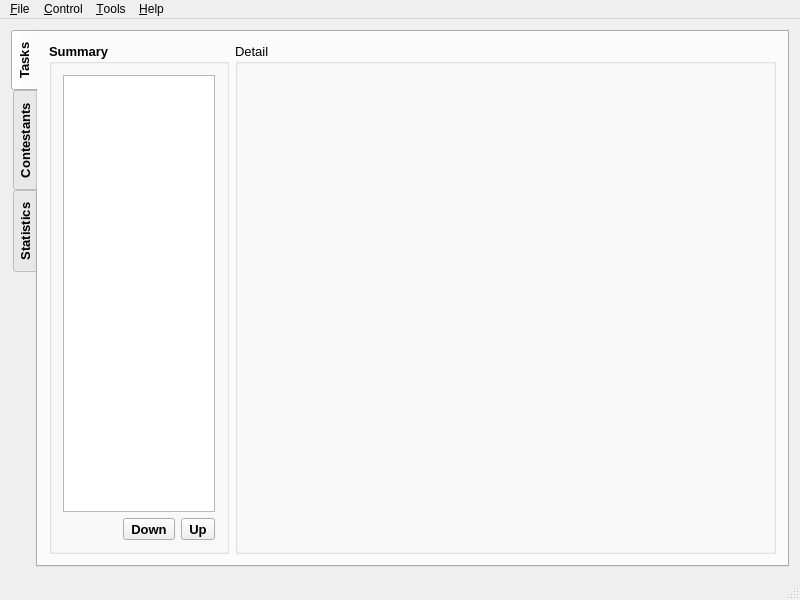
<?xml version="1.0" encoding="UTF-8"?>
<ui version="4.0">
 <class>LemonLime</class>
 <widget class="QMainWindow" name="LemonLime">
  <property name="geometry">
   <rect>
    <x>0</x>
    <y>0</y>
    <width>800</width>
    <height>600</height>
   </rect>
  </property>
  <property name="minimumSize">
   <size>
    <width>725</width>
    <height>510</height>
   </size>
  </property>
  <property name="windowTitle">
   <string>LemonLime</string>
  </property>
  <property name="windowIcon">
   <iconset>
    <normaloff>:/icon/icon.png</normaloff>:/icon/icon.png</iconset>
  </property>
  <widget class="QWidget" name="centralWidget">
   <layout class="QHBoxLayout" name="horizontalLayout">
    <item>
     <widget class="QTabWidget" name="tabWidget">
      <property name="enabled">
       <bool>true</bool>
      </property>
      <property name="font">
       <font>
        <pointsize>10</pointsize>
        <bold>true</bold>
       </font>
      </property>
      <property name="autoFillBackground">
       <bool>false</bool>
      </property>
      <property name="tabPosition">
       <enum>QTabWidget::TabPosition::West</enum>
      </property>
      <property name="tabShape">
       <enum>QTabWidget::TabShape::Rounded</enum>
      </property>
      <property name="currentIndex">
       <number>0</number>
      </property>
      <property name="elideMode">
       <enum>Qt::TextElideMode::ElideNone</enum>
      </property>
      <property name="documentMode">
       <bool>false</bool>
      </property>
      <property name="tabsClosable">
       <bool>false</bool>
      </property>
      <property name="movable">
       <bool>false</bool>
      </property>
      <property name="tabBarAutoHide">
       <bool>false</bool>
      </property>
      <widget class="QWidget" name="tasksTab">
       <attribute name="title">
        <string>Tasks</string>
       </attribute>
       <layout class="QHBoxLayout" name="horizontalLayout_2">
        <item>
         <widget class="QGroupBox" name="taskBox">
          <property name="sizePolicy">
           <sizepolicy hsizetype="Expanding" vsizetype="Preferred">
            <horstretch>1</horstretch>
            <verstretch>0</verstretch>
           </sizepolicy>
          </property>
          <property name="minimumSize">
           <size>
            <width>176</width>
            <height>387</height>
           </size>
          </property>
          <property name="title">
           <string>Summary</string>
          </property>
          <layout class="QVBoxLayout" name="verticalLayout_2">
           <item>
            <widget class="SummaryTree" name="summary">
             <property name="font">
              <font>
               <pointsize>10</pointsize>
               <bold>false</bold>
              </font>
             </property>
             <property name="contextMenuPolicy">
              <enum>Qt::ContextMenuPolicy::DefaultContextMenu</enum>
             </property>
             <property name="statusTip">
              <string>Viewing tasks...</string>
             </property>
             <attribute name="headerVisible">
              <bool>false</bool>
             </attribute>
             <column>
              <property name="text">
               <string notr="true">1</string>
              </property>
             </column>
            </widget>
           </item>
           <item>
            <layout class="QHBoxLayout" name="horizontalLayout_7">
             <item>
              <spacer name="horizontalSpacer_2">
               <property name="orientation">
                <enum>Qt::Orientation::Horizontal</enum>
               </property>
               <property name="sizeHint" stdset="0">
                <size>
                 <width>40</width>
                 <height>20</height>
                </size>
               </property>
              </spacer>
             </item>
             <item>
              <widget class="QToolButton" name="moveDownButton">
               <property name="statusTip">
                <string>Move down this task...</string>
               </property>
               <property name="text">
                <string>Down</string>
               </property>
               <property name="icon">
                <iconset resource="../../resource.qrc">
                 <normaloff>:/icon/go-down.llsvg</normaloff>:/icon/go-down.llsvg</iconset>
               </property>
              </widget>
             </item>
             <item>
              <widget class="QToolButton" name="moveUpButton">
               <property name="statusTip">
                <string>Move up this task...</string>
               </property>
               <property name="text">
                <string>Up</string>
               </property>
               <property name="icon">
                <iconset resource="../../resource.qrc">
                 <normaloff>:/icon/go-up.llsvg</normaloff>:/icon/go-up.llsvg</iconset>
               </property>
              </widget>
             </item>
            </layout>
           </item>
          </layout>
         </widget>
        </item>
        <item>
         <widget class="QGroupBox" name="editBox">
          <property name="sizePolicy">
           <sizepolicy hsizetype="Expanding" vsizetype="Preferred">
            <horstretch>3</horstretch>
            <verstretch>0</verstretch>
           </sizepolicy>
          </property>
          <property name="font">
           <font>
            <pointsize>10</pointsize>
            <bold>false</bold>
           </font>
          </property>
          <property name="title">
           <string>Detail</string>
          </property>
          <layout class="QVBoxLayout" name="verticalLayout_8">
           <item>
            <widget class="QStackedWidget" name="editWidget">
             <property name="contextMenuPolicy">
              <enum>Qt::ContextMenuPolicy::NoContextMenu</enum>
             </property>
             <property name="statusTip">
              <string>Editing task details...</string>
             </property>
             <property name="currentIndex">
              <number>2</number>
             </property>
             <widget class="QWidget" name="nullPage"/>
             <widget class="TaskEditWidget" name="taskEdit"/>
             <widget class="TestCaseEditWidget" name="testCaseEdit"/>
            </widget>
           </item>
          </layout>
         </widget>
        </item>
       </layout>
      </widget>
      <widget class="QWidget" name="contestantsTab">
       <attribute name="title">
        <string>Contestants</string>
       </attribute>
       <layout class="QVBoxLayout" name="verticalLayout">
        <item>
         <widget class="ResultViewer" name="resultViewer">
          <property name="font">
           <font>
            <pointsize>10</pointsize>
            <bold>false</bold>
           </font>
          </property>
          <property name="statusTip">
           <string>Contestant List...</string>
          </property>
          <property name="editTriggers">
           <set>QAbstractItemView::EditTrigger::NoEditTriggers</set>
          </property>
          <property name="tabKeyNavigation">
           <bool>false</bool>
          </property>
          <property name="selectionMode">
           <enum>QAbstractItemView::SelectionMode::ExtendedSelection</enum>
          </property>
          <property name="selectionBehavior">
           <enum>QAbstractItemView::SelectionBehavior::SelectItems</enum>
          </property>
          <property name="verticalScrollMode">
           <enum>QAbstractItemView::ScrollMode::ScrollPerPixel</enum>
          </property>
          <property name="horizontalScrollMode">
           <enum>QAbstractItemView::ScrollMode::ScrollPerPixel</enum>
          </property>
          <property name="showGrid">
           <bool>false</bool>
          </property>
          <property name="sortingEnabled">
           <bool>true</bool>
          </property>
          <property name="cornerButtonEnabled">
           <bool>false</bool>
          </property>
          <attribute name="horizontalHeaderMinimumSectionSize">
           <number>75</number>
          </attribute>
          <attribute name="horizontalHeaderHighlightSections">
           <bool>false</bool>
          </attribute>
          <attribute name="verticalHeaderVisible">
           <bool>false</bool>
          </attribute>
          <attribute name="verticalHeaderMinimumSectionSize">
           <number>25</number>
          </attribute>
          <attribute name="verticalHeaderDefaultSectionSize">
           <number>27</number>
          </attribute>
         </widget>
        </item>
        <item>
         <layout class="QHBoxLayout" name="horizontalLayout_4">
          <item>
           <widget class="QPushButton" name="cleanupButton">
            <property name="minimumSize">
             <size>
              <width>120</width>
              <height>0</height>
             </size>
            </property>
            <property name="font">
             <font>
              <pointsize>10</pointsize>
              <bold>false</bold>
             </font>
            </property>
            <property name="statusTip">
             <string>Cleanup the files of all contestants...</string>
            </property>
            <property name="text">
             <string>Clean Up Files</string>
            </property>
            <property name="icon">
             <iconset resource="../../resource.qrc">
              <normaloff>:/icon/view-sort.llsvg</normaloff>:/icon/view-sort.llsvg</iconset>
            </property>
           </widget>
          </item>
          <item>
           <spacer name="horizontalSpacer">
            <property name="orientation">
             <enum>Qt::Orientation::Horizontal</enum>
            </property>
            <property name="sizeHint" stdset="0">
             <size>
              <width>468</width>
              <height>20</height>
             </size>
            </property>
           </spacer>
          </item>
          <item>
           <widget class="QPushButton" name="refreshButton">
            <property name="minimumSize">
             <size>
              <width>120</width>
              <height>0</height>
             </size>
            </property>
            <property name="font">
             <font>
              <pointsize>10</pointsize>
              <bold>false</bold>
             </font>
            </property>
            <property name="statusTip">
             <string>Refresh the contestant list...</string>
            </property>
            <property name="text">
             <string>Refresh</string>
            </property>
            <property name="icon">
             <iconset resource="../../resource.qrc">
              <normaloff>:/icon/view-refresh.llsvg</normaloff>:/icon/view-refresh.llsvg</iconset>
            </property>
           </widget>
          </item>
          <item>
           <widget class="QPushButton" name="judgeUnjudgedButton">
            <property name="sizePolicy">
             <sizepolicy hsizetype="Minimum" vsizetype="Fixed">
              <horstretch>0</horstretch>
              <verstretch>0</verstretch>
             </sizepolicy>
            </property>
            <property name="minimumSize">
             <size>
              <width>120</width>
              <height>0</height>
             </size>
            </property>
            <property name="font">
             <font>
              <pointsize>10</pointsize>
              <bold>false</bold>
             </font>
            </property>
            <property name="statusTip">
             <string>Judge unjudged...</string>
            </property>
            <property name="text">
             <string>Judge Unjudged</string>
            </property>
            <property name="icon">
             <iconset resource="../../resource.qrc">
              <normaloff>:/icon/edit-find-replace.llsvg</normaloff>:/icon/edit-find-replace.llsvg</iconset>
            </property>
           </widget>
          </item>
          <item>
           <widget class="QPushButton" name="judgeButton">
            <property name="enabled">
             <bool>false</bool>
            </property>
            <property name="minimumSize">
             <size>
              <width>120</width>
              <height>0</height>
             </size>
            </property>
            <property name="font">
             <font>
              <pointsize>10</pointsize>
              <bold>false</bold>
             </font>
            </property>
            <property name="statusTip">
             <string>Judge selected area...</string>
            </property>
            <property name="text">
             <string>Judge Selected</string>
            </property>
            <property name="icon">
             <iconset resource="../../resource.qrc">
              <normaloff>:/icon/edit-find.llsvg</normaloff>:/icon/edit-find.llsvg</iconset>
            </property>
           </widget>
          </item>
          <item>
           <widget class="QPushButton" name="judgeAllButton">
            <property name="enabled">
             <bool>false</bool>
            </property>
            <property name="minimumSize">
             <size>
              <width>120</width>
              <height>0</height>
             </size>
            </property>
            <property name="font">
             <font>
              <pointsize>10</pointsize>
              <bold>false</bold>
             </font>
            </property>
            <property name="statusTip">
             <string>Judge all contestants...</string>
            </property>
            <property name="text">
             <string>Judge All</string>
            </property>
            <property name="icon">
             <iconset resource="../../resource.qrc">
              <normaloff>:/icon/code-function.llsvg</normaloff>:/icon/code-function.llsvg</iconset>
            </property>
           </widget>
          </item>
         </layout>
        </item>
       </layout>
      </widget>
      <widget class="QWidget" name="statisticsTab">
       <attribute name="title">
        <string>Statistics</string>
       </attribute>
       <layout class="QHBoxLayout" name="horizontalLayout_3">
        <item>
         <widget class="StatisticsBrowser" name="statisticsBrowser" native="true">
          <property name="font">
           <font>
            <pointsize>10</pointsize>
            <bold>false</bold>
           </font>
          </property>
          <property name="statusTip">
           <string>The Statistics Browser...</string>
          </property>
         </widget>
        </item>
       </layout>
      </widget>
     </widget>
    </item>
   </layout>
  </widget>
  <widget class="QMenuBar" name="menuBar">
   <property name="geometry">
    <rect>
     <x>0</x>
     <y>0</y>
     <width>1183</width>
     <height>21</height>
    </rect>
   </property>
   <widget class="QMenu" name="fileMenu">
    <property name="font">
     <font>
      <pointsize>10</pointsize>
     </font>
    </property>
    <property name="statusTip">
     <string>Open / Close / Rename contest and etc</string>
    </property>
    <property name="title">
     <string>&amp;File</string>
    </property>
    <addaction name="newAction"/>
    <addaction name="openAction"/>
    <addaction name="saveAction"/>
    <addaction name="closeAction"/>
    <addaction name="separator"/>
    <addaction name="openFolderAction"/>
    <addaction name="actionChangeContestName"/>
    <addaction name="separator"/>
    <addaction name="exitAction"/>
   </widget>
   <widget class="QMenu" name="controlMenu">
    <property name="title">
     <string>&amp;Control</string>
    </property>
    <addaction name="judgeAllAction"/>
    <addaction name="judgeAction"/>
    <addaction name="judgeUnjudgedAction"/>
    <addaction name="judgeGreyAction"/>
    <addaction name="judgeMagentaAction"/>
    <addaction name="separator"/>
    <addaction name="cleanupAction"/>
    <addaction name="refreshAction"/>
    <addaction name="separator"/>
    <addaction name="addTasksAction"/>
    <addaction name="exportAction"/>
    <addaction name="separator"/>
    <addaction name="actionExportStatistics"/>
   </widget>
   <widget class="QMenu" name="toolsMenu">
    <property name="font">
     <font>
      <pointsize>10</pointsize>
     </font>
    </property>
    <property name="title">
     <string>&amp;Tools</string>
    </property>
    <addaction name="actionOnlineServer"/>
    <addaction name="separator"/>
    <addaction name="optionsAction"/>
   </widget>
   <widget class="QMenu" name="helpMenu">
    <property name="font">
     <font>
      <pointsize>10</pointsize>
     </font>
    </property>
    <property name="title">
     <string>&amp;Help</string>
    </property>
    <widget class="QMenu" name="menuGuides">
     <property name="statusTip">
      <string>LemonLime Guides...</string>
     </property>
     <property name="title">
      <string>&amp;Guides</string>
     </property>
     <property name="icon">
      <iconset resource="../../resource.qrc">
       <normaloff>:/icon/system-help.llsvg</normaloff>:/icon/system-help.llsvg</iconset>
     </property>
     <addaction name="actionManual"/>
     <addaction name="separator"/>
     <addaction name="actionMore"/>
    </widget>
    <addaction name="menuGuides"/>
    <addaction name="separator"/>
    <addaction name="aboutAction"/>
   </widget>
   <addaction name="fileMenu"/>
   <addaction name="controlMenu"/>
   <addaction name="toolsMenu"/>
   <addaction name="helpMenu"/>
  </widget>
  <widget class="QStatusBar" name="statusBar"/>
  <action name="newAction">
   <property name="icon">
    <iconset resource="../../resource.qrc">
     <normaloff>:/icon/document-new.llsvg</normaloff>:/icon/document-new.llsvg</iconset>
   </property>
   <property name="text">
    <string>&amp;New Contest</string>
   </property>
   <property name="statusTip">
    <string>Make a new contest...</string>
   </property>
  </action>
  <action name="openAction">
   <property name="icon">
    <iconset resource="../../resource.qrc">
     <normaloff>:/icon/quickopen-file.llsvg</normaloff>:/icon/quickopen-file.llsvg</iconset>
   </property>
   <property name="text">
    <string>&amp;Open Existing Contest</string>
   </property>
   <property name="statusTip">
    <string>Open an existing contest...</string>
   </property>
  </action>
  <action name="exitAction">
   <property name="icon">
    <iconset resource="../../resource.qrc">
     <normaloff>:/icon/application-exit.llsvg</normaloff>:/icon/application-exit.llsvg</iconset>
   </property>
   <property name="text">
    <string>E&amp;xit</string>
   </property>
   <property name="statusTip">
    <string>Exit LemonLime...</string>
   </property>
  </action>
  <action name="optionsAction">
   <property name="icon">
    <iconset resource="../../resource.qrc">
     <normaloff>:/icon/configure.llsvg</normaloff>:/icon/configure.llsvg</iconset>
   </property>
   <property name="text">
    <string>&amp;Settings</string>
   </property>
   <property name="statusTip">
    <string>LemonLime Settings...</string>
   </property>
  </action>
  <action name="actionOnlineServer">
   <property name="icon">
    <iconset resource="../../resource.qrc">
     <normaloff>:/icon/globe.llsvg</normaloff>:/icon/globe.llsvg</iconset>
   </property>
   <property name="text">
    <string>在线提交服务...</string>
   </property>
   <property name="statusTip">
    <string>启动 HTTP 服务，让学生通过浏览器提交代码</string>
   </property>
  </action>
  <action name="aboutAction">
   <property name="icon">
    <iconset resource="../../resource.qrc">
     <normaloff>:/icon/help-about.llsvg</normaloff>:/icon/help-about.llsvg</iconset>
   </property>
   <property name="text">
    <string>&amp;About</string>
   </property>
   <property name="statusTip">
    <string>About LemonLime...</string>
   </property>
  </action>
  <action name="judgeAction">
   <property name="enabled">
    <bool>false</bool>
   </property>
   <property name="icon">
    <iconset resource="../../resource.qrc">
     <normaloff>:/icon/edit-find.llsvg</normaloff>:/icon/edit-find.llsvg</iconset>
   </property>
   <property name="text">
    <string>&amp;Judge Selected</string>
   </property>
   <property name="statusTip">
    <string>Judge selected area...</string>
   </property>
  </action>
  <action name="judgeAllAction">
   <property name="enabled">
    <bool>false</bool>
   </property>
   <property name="icon">
    <iconset resource="../../resource.qrc">
     <normaloff>:/icon/code-function.llsvg</normaloff>:/icon/code-function.llsvg</iconset>
   </property>
   <property name="text">
    <string>Judge &amp;All</string>
   </property>
   <property name="statusTip">
    <string>Judge all contestants...</string>
   </property>
  </action>
  <action name="closeAction">
   <property name="icon">
    <iconset resource="../../resource.qrc">
     <normaloff>:/icon/document-close.llsvg</normaloff>:/icon/document-close.llsvg</iconset>
   </property>
   <property name="text">
    <string>&amp;Close Current Contest</string>
   </property>
   <property name="statusTip">
    <string>Close this contest...</string>
   </property>
  </action>
  <action name="setEnglishAction">
   <property name="text">
    <string notr="true">&amp;English</string>
   </property>
  </action>
  <action name="addTasksAction">
   <property name="enabled">
    <bool>false</bool>
   </property>
   <property name="icon">
    <iconset resource="../../resource.qrc">
     <normaloff>:/icon/layer-new.llsvg</normaloff>:/icon/layer-new.llsvg</iconset>
   </property>
   <property name="text">
    <string>Add &amp;Tasks Automatically</string>
   </property>
   <property name="statusTip">
    <string>Find your tasks in ./data and add them automatically...</string>
   </property>
  </action>
  <action name="makeSelfTestAction">
   <property name="enabled">
    <bool>false</bool>
   </property>
   <property name="text">
    <string>&amp;Make Self-testing Folder</string>
   </property>
  </action>
  <action name="exportAction">
   <property name="enabled">
    <bool>false</bool>
   </property>
   <property name="icon">
    <iconset resource="../../resource.qrc">
     <normaloff>:/icon/document-export.llsvg</normaloff>:/icon/document-export.llsvg</iconset>
   </property>
   <property name="text">
    <string>&amp;Export Result</string>
   </property>
   <property name="statusTip">
    <string>Export the result...</string>
   </property>
  </action>
  <action name="judgeUnjudgedAction">
   <property name="enabled">
    <bool>false</bool>
   </property>
   <property name="icon">
    <iconset resource="../../resource.qrc">
     <normaloff>:/icon/edit-find-replace.llsvg</normaloff>:/icon/edit-find-replace.llsvg</iconset>
   </property>
   <property name="text">
    <string>Judge &amp;Unjudged</string>
   </property>
   <property name="statusTip">
    <string>Judge unjudged...</string>
   </property>
  </action>
  <action name="openFolderAction">
   <property name="icon">
    <iconset resource="../../resource.qrc">
     <normaloff>:/icon/go-parent-folder.llsvg</normaloff>:/icon/go-parent-folder.llsvg</iconset>
   </property>
   <property name="text">
    <string>Open Current Contest &amp;Folder</string>
   </property>
   <property name="statusTip">
    <string>Open the folder of this contest with file manager...</string>
   </property>
  </action>
  <action name="saveAction">
   <property name="icon">
    <iconset resource="../../resource.qrc">
     <normaloff>:/icon/document-save.llsvg</normaloff>:/icon/document-save.llsvg</iconset>
   </property>
   <property name="text">
    <string>&amp;Save Current Contest</string>
   </property>
   <property name="statusTip">
    <string>Save this contest...</string>
   </property>
  </action>
  <action name="actionInteraction">
   <property name="text">
    <string>Interaction</string>
   </property>
   <property name="statusTip">
    <string>How to make Interaction Tasks...</string>
   </property>
  </action>
  <action name="actionSubTasks">
   <property name="text">
    <string>Subtasks</string>
   </property>
   <property name="statusTip">
    <string>How to make Subtasks...</string>
   </property>
  </action>
  <action name="actionCleanupFiles">
   <property name="text">
    <string>Clean up Files</string>
   </property>
   <property name="statusTip">
    <string>What is Cleanup Files...</string>
   </property>
  </action>
  <action name="actionCompileFeatures">
   <property name="text">
    <string>Compile Features</string>
   </property>
   <property name="statusTip">
    <string>The difference in compiling between Lemon and LemonLime...</string>
   </property>
  </action>
  <action name="actionSkip">
   <property name="text">
    <string>Skip</string>
   </property>
   <property name="statusTip">
    <string>What is Skip...</string>
   </property>
  </action>
  <action name="actionSpecialJudge">
   <property name="text">
    <string>Special Judge</string>
   </property>
   <property name="statusTip">
    <string>How to write Special Judge...</string>
   </property>
  </action>
  <action name="actionSingle_Judge">
   <property name="text">
    <string>Single &amp;Judge</string>
   </property>
  </action>
  <action name="actionExportResult">
   <property name="text">
    <string>Export Result</string>
   </property>
   <property name="statusTip">
    <string>New features of Exporting Result...</string>
   </property>
  </action>
  <action name="actionMore">
   <property name="icon">
    <iconset resource="../../resource.qrc">
     <normaloff>:/icon/globe.llsvg</normaloff>:/icon/globe.llsvg</iconset>
   </property>
   <property name="text">
    <string>More</string>
   </property>
   <property name="statusTip">
    <string>Online Guides...</string>
   </property>
  </action>
  <action name="judgeGreyAction">
   <property name="enabled">
    <bool>false</bool>
   </property>
   <property name="icon">
    <iconset resource="../../resource.qrc">
     <normaloff>:/icon/paint-unknown.llsvg</normaloff>:/icon/paint-unknown.llsvg</iconset>
   </property>
   <property name="text">
    <string>Judge &amp;No Source</string>
   </property>
   <property name="statusTip">
    <string>Judge &quot;No Source&quot;...</string>
   </property>
  </action>
  <action name="judgeMagentaAction">
   <property name="enabled">
    <bool>false</bool>
   </property>
   <property name="icon">
    <iconset resource="../../resource.qrc">
     <normaloff>:/icon/deletecell.llsvg</normaloff>:/icon/deletecell.llsvg</iconset>
   </property>
   <property name="text">
    <string>Judge &amp;Compile Failed</string>
   </property>
   <property name="statusTip">
    <string>Judge &quot;Compile Error&quot;, &quot;Compile Time Limit Exceeded&quot;, etc...</string>
   </property>
  </action>
  <action name="actionChangeContestName">
   <property name="icon">
    <iconset resource="../../resource.qrc">
     <normaloff>:/icon/document-edit.llsvg</normaloff>:/icon/document-edit.llsvg</iconset>
   </property>
   <property name="text">
    <string>C&amp;hange Contest Name</string>
   </property>
   <property name="statusTip">
    <string>Change the name of this contest...</string>
   </property>
  </action>
  <action name="cleanupAction">
   <property name="enabled">
    <bool>false</bool>
   </property>
   <property name="icon">
    <iconset resource="../../resource.qrc">
     <normaloff>:/icon/view-sort.llsvg</normaloff>:/icon/view-sort.llsvg</iconset>
   </property>
   <property name="text">
    <string>Clean Up &amp;Files</string>
   </property>
   <property name="statusTip">
    <string>Cleanup the files of all contestants...</string>
   </property>
  </action>
  <action name="refreshAction">
   <property name="enabled">
    <bool>false</bool>
   </property>
   <property name="icon">
    <iconset resource="../../resource.qrc">
     <normaloff>:/icon/view-refresh.llsvg</normaloff>:/icon/view-refresh.llsvg</iconset>
   </property>
   <property name="text">
    <string>&amp;Refresh</string>
   </property>
   <property name="statusTip">
    <string>Refresh the contestant list...</string>
   </property>
  </action>
  <action name="actionCommunication">
   <property name="text">
    <string>Communication</string>
   </property>
   <property name="statusTip">
    <string>How to make Communication Tasks...</string>
   </property>
  </action>
  <action name="actionExportStatistics">
   <property name="enabled">
    <bool>false</bool>
   </property>
   <property name="icon">
    <iconset resource="../../resource.qrc">
     <normaloff>:/icon/document-export.llsvg</normaloff>:/icon/document-export.llsvg</iconset>
   </property>
   <property name="text">
    <string>Export &amp;Statistics</string>
   </property>
  </action>
  <action name="actionManual">
   <property name="icon">
    <iconset resource="../../resource.qrc">
     <normaloff>:/icon/acrobat.llsvg</normaloff>:/icon/acrobat.llsvg</iconset>
   </property>
   <property name="text">
    <string>Manual</string>
   </property>
  </action>
 </widget>
 <layoutdefault spacing="6" margin="11"/>
 <customwidgets>
  <customwidget>
   <class>SummaryTree</class>
   <extends>QTreeWidget</extends>
   <header>summarytree.h</header>
  </customwidget>
  <customwidget>
   <class>TaskEditWidget</class>
   <extends>QWidget</extends>
   <header>taskeditwidget.h</header>
   <container>1</container>
  </customwidget>
  <customwidget>
   <class>TestCaseEditWidget</class>
   <extends>QWidget</extends>
   <header>testcaseeditwidget.h</header>
   <container>1</container>
  </customwidget>
  <customwidget>
   <class>ResultViewer</class>
   <extends>QTableWidget</extends>
   <header>resultviewer.h</header>
  </customwidget>
  <customwidget>
   <class>StatisticsBrowser</class>
   <extends>QWidget</extends>
   <header>statisticsbrowser.h</header>
   <container>1</container>
  </customwidget>
 </customwidgets>
 <tabstops>
  <tabstop>tabWidget</tabstop>
  <tabstop>summary</tabstop>
  <tabstop>moveDownButton</tabstop>
  <tabstop>moveUpButton</tabstop>
  <tabstop>resultViewer</tabstop>
  <tabstop>cleanupButton</tabstop>
  <tabstop>refreshButton</tabstop>
  <tabstop>judgeUnjudgedButton</tabstop>
  <tabstop>judgeButton</tabstop>
  <tabstop>judgeAllButton</tabstop>
 </tabstops>
 <resources>
  <include location="../../resource.qrc"/>
 </resources>
 <connections/>
</ui>
